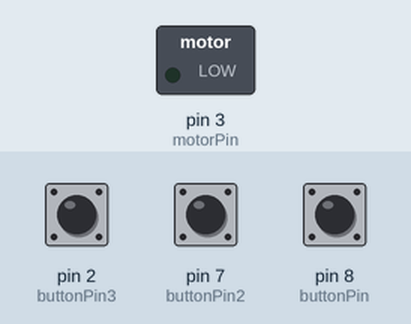
Simulated run of this sketch. Board: Arduino Uno, built with avr-gcc and run on an emulated ATmega328P. Shown: switched loads named in the sketch (green lamp = pin HIGH). Inputs (shaded band) come from the test bench; at power-on: pin 7 (buttonPin2) LOW, pin 8 (buttonPin) LOW, pin 2 (buttonPin3) LOW.

Above: at 1.2 s.
1.3 s: pin 7 (buttonPin2) pulled HIGH for 0.15 s
At 1.8 s:
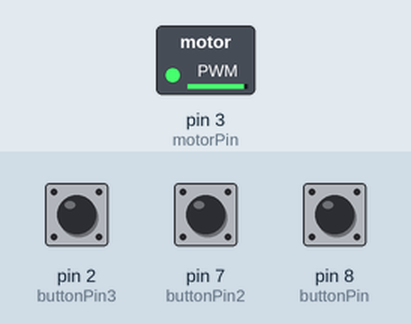
2.9 s: pin 8 (buttonPin) pulled HIGH for 0.15 s
At 4.1 s:
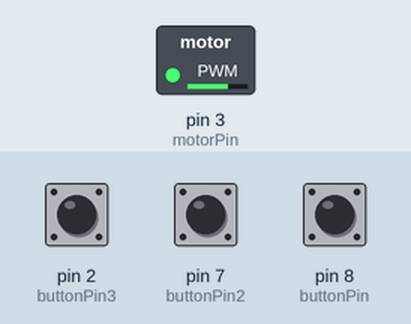
4.5 s: pin 2 (buttonPin3) pulled HIGH for 0.15 s
At 5.4 s:
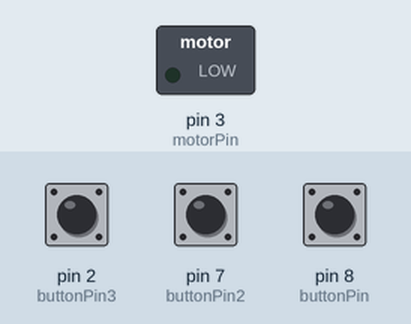
6.1 s: pin 7 (buttonPin2) pulled HIGH for 1 s
At 6.6 s:
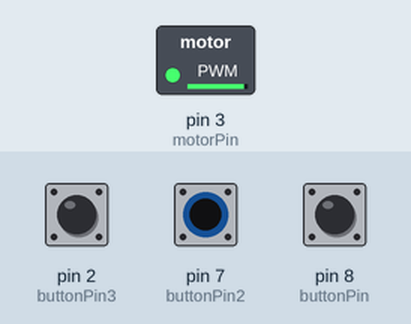
8.6 s: pin 2 (buttonPin3) pulled HIGH for 1 s
At 9.7 s:
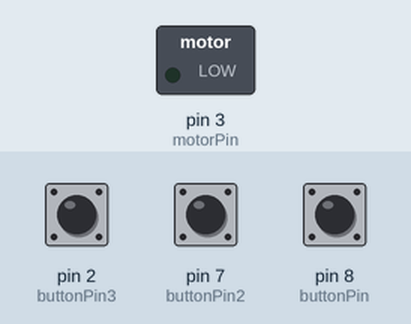
Timing chart, 0 to 11.6 s (numbered marks = the images above; inputs shaded):
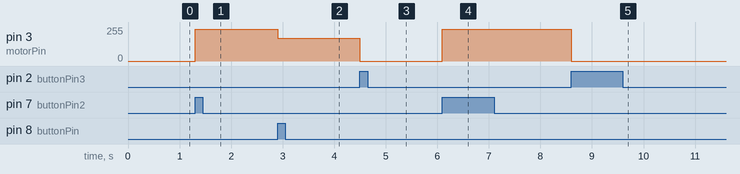

The sketch:

Chapter7_S3.ino
```cpp
//**********************************************************/
// Step-1: CONFIGURE VARIABLES
//**********************************************************/
int motorPin = 3;       //this is a PWM capable pin
int buttonPin = 8;      //button to start at low speed
int buttonPin2 = 7;     //button to start at high speed
int buttonPin3 = 2;     //button to stop
int buttonState = LOW;
int buttonState2 = LOW;
int buttonState3 = LOW;
//**********************************************************/
// Step-2: INITIALIZE I/O PARAMETERS
//**********************************************************/
void setup()
{
  Serial.begin(9600);
  pinMode(motorPin, OUTPUT);
  pinMode(buttonPin, INPUT);
  pinMode(buttonPin2, INPUT);
  pinMode(buttonPin3, INPUT);

  // This line specifies that as soon as Pin 2 (for Button 3)
  // is HIGH, the stop() function should be executed
  attachInterrupt(digitalPinToInterrupt(buttonPin3),stop,HIGH);
}
//**********************************************************/
// Step-3: MAIN PROGRAM
//**********************************************************/
void loop()
{
  buttonState = digitalRead(buttonPin);
  buttonState2 = digitalRead(buttonPin2);
  buttonState3 = digitalRead(buttonPin3);

  if(buttonState == HIGH)
  {
    analogWrite(motorPin, 170);   //run at low speed
  }
  else if(buttonState2 == HIGH)
  {
    analogWrite(motorPin, 240);   //run at high speed
  }
}

void stop()
{
    analogWrite(motorPin, 0);   //stop the motor
}
```

Measured:
- after the input at 1.3 s, pin 3 (motorPin): 0/255 → 240/255 at once
- after the input at 2.9 s, pin 3 (motorPin): 240/255 → 170/255 at once
- after the input at 4.5 s, pin 3 (motorPin): 170/255 → 0/255 at once
- after the input at 6.1 s, pin 3 (motorPin): 0/255 → 240/255 at once
- after the input at 8.6 s, pin 3 (motorPin): 240/255 → 0/255 at once
